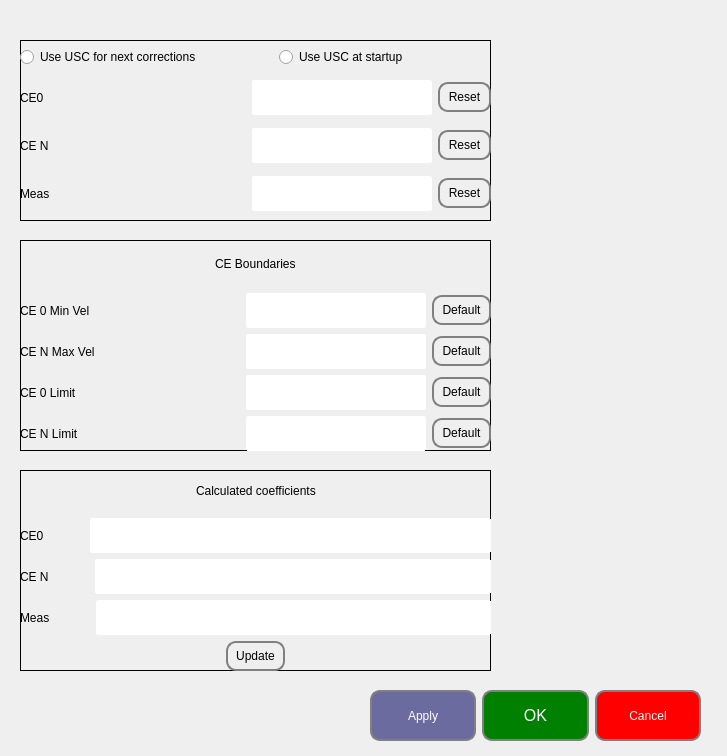
<?xml version="1.0" encoding="UTF-8"?>
<ui version="4.0">
 <class>CEsettingsForm</class>
 <widget class="QWidget" name="CEsettingsForm">
  <property name="geometry">
   <rect>
    <x>0</x>
    <y>0</y>
    <width>727</width>
    <height>756</height>
   </rect>
  </property>
  <property name="windowTitle">
   <string>Form</string>
  </property>
  <property name="styleSheet">
   <string notr="true">QLabel, QRadioButton{
font: 75 14pt &quot;MS Shell Dlg 2&quot;;
}
QComboBox, QLineEdit{
font: 75 12pt &quot;MS Shell Dlg 2&quot;;
border-radius:1px;
border: 2px solid;
border-color: white;
}
QPushButton, QToolButton{
font: 75 12pt &quot;MS Shell Dlg 2&quot;;
border: 2px solid gray;
padding: 0 8px;
border-radius:10px;
text-align: center;
}
QRadioButton{
font: 75 10pt &quot;MS Shell Dlg 2&quot;;
}
QTabWidget{
color: red;
}</string>
  </property>
  <widget class="QWidget" name="vWidget_2" native="true">
   <property name="geometry">
    <rect>
     <x>20</x>
     <y>40</y>
     <width>471</width>
     <height>181</height>
    </rect>
   </property>
   <property name="styleSheet">
    <string notr="true">#vWidget_2{
border: 1px solid;
}</string>
   </property>
   <layout class="QVBoxLayout" name="verticalLayout_4">
    <item>
     <layout class="QHBoxLayout" name="horizontalLayout_4">
      <item>
       <widget class="QRadioButton" name="radioButton_2">
        <property name="styleSheet">
         <string notr="true">
font: 75 12pt &quot;MS Shell Dlg 2&quot;;</string>
        </property>
        <property name="text">
         <string>Use USC for next corrections</string>
        </property>
       </widget>
      </item>
      <item>
       <spacer name="horizontalSpacer">
        <property name="orientation">
         <enum>Qt::Horizontal</enum>
        </property>
        <property name="sizeType">
         <enum>QSizePolicy::Fixed</enum>
        </property>
        <property name="sizeHint" stdset="0">
         <size>
          <width>40</width>
          <height>20</height>
         </size>
        </property>
       </spacer>
      </item>
      <item>
       <widget class="QRadioButton" name="radioButton">
        <property name="styleSheet">
         <string notr="true">
font: 75 12pt &quot;MS Shell Dlg 2&quot;;</string>
        </property>
        <property name="text">
         <string>Use USC at startup</string>
        </property>
       </widget>
      </item>
     </layout>
    </item>
    <item>
     <layout class="QHBoxLayout" name="horizontalLayout_13">
      <item>
       <widget class="QLabel" name="label_8">
        <property name="text">
         <string>CE0</string>
        </property>
       </widget>
      </item>
      <item>
       <spacer name="horizontalSpacer_12">
        <property name="orientation">
         <enum>Qt::Horizontal</enum>
        </property>
        <property name="sizeType">
         <enum>QSizePolicy::Expanding</enum>
        </property>
        <property name="sizeHint" stdset="0">
         <size>
          <width>40</width>
          <height>20</height>
         </size>
        </property>
       </spacer>
      </item>
      <item>
       <widget class="QLineEdit" name="lineEdit_11">
        <property name="sizePolicy">
         <sizepolicy hsizetype="Fixed" vsizetype="Fixed">
          <horstretch>0</horstretch>
          <verstretch>0</verstretch>
         </sizepolicy>
        </property>
        <property name="minimumSize">
         <size>
          <width>180</width>
          <height>35</height>
         </size>
        </property>
       </widget>
      </item>
      <item>
       <widget class="QPushButton" name="pushButton">
        <property name="minimumSize">
         <size>
          <width>0</width>
          <height>30</height>
         </size>
        </property>
        <property name="text">
         <string>Reset</string>
        </property>
       </widget>
      </item>
     </layout>
    </item>
    <item>
     <layout class="QHBoxLayout" name="horizontalLayout_14">
      <item>
       <widget class="QLabel" name="label_12">
        <property name="text">
         <string>CE N</string>
        </property>
       </widget>
      </item>
      <item>
       <spacer name="horizontalSpacer_13">
        <property name="orientation">
         <enum>Qt::Horizontal</enum>
        </property>
        <property name="sizeType">
         <enum>QSizePolicy::Expanding</enum>
        </property>
        <property name="sizeHint" stdset="0">
         <size>
          <width>40</width>
          <height>20</height>
         </size>
        </property>
       </spacer>
      </item>
      <item>
       <widget class="QLineEdit" name="lineEdit_12">
        <property name="sizePolicy">
         <sizepolicy hsizetype="Fixed" vsizetype="Fixed">
          <horstretch>0</horstretch>
          <verstretch>0</verstretch>
         </sizepolicy>
        </property>
        <property name="minimumSize">
         <size>
          <width>180</width>
          <height>35</height>
         </size>
        </property>
       </widget>
      </item>
      <item>
       <widget class="QPushButton" name="pushButton_3">
        <property name="minimumSize">
         <size>
          <width>0</width>
          <height>30</height>
         </size>
        </property>
        <property name="text">
         <string>Reset</string>
        </property>
       </widget>
      </item>
     </layout>
    </item>
    <item>
     <layout class="QHBoxLayout" name="horizontalLayout_15">
      <item>
       <widget class="QLabel" name="label_13">
        <property name="text">
         <string>Meas</string>
        </property>
       </widget>
      </item>
      <item>
       <spacer name="horizontalSpacer_14">
        <property name="orientation">
         <enum>Qt::Horizontal</enum>
        </property>
        <property name="sizeType">
         <enum>QSizePolicy::Expanding</enum>
        </property>
        <property name="sizeHint" stdset="0">
         <size>
          <width>40</width>
          <height>20</height>
         </size>
        </property>
       </spacer>
      </item>
      <item>
       <widget class="QLineEdit" name="lineEdit_13">
        <property name="sizePolicy">
         <sizepolicy hsizetype="Fixed" vsizetype="Fixed">
          <horstretch>0</horstretch>
          <verstretch>0</verstretch>
         </sizepolicy>
        </property>
        <property name="minimumSize">
         <size>
          <width>180</width>
          <height>35</height>
         </size>
        </property>
       </widget>
      </item>
      <item>
       <widget class="QPushButton" name="pushButton_4">
        <property name="minimumSize">
         <size>
          <width>0</width>
          <height>30</height>
         </size>
        </property>
        <property name="text">
         <string>Reset</string>
        </property>
       </widget>
      </item>
     </layout>
    </item>
   </layout>
  </widget>
  <widget class="QWidget" name="vWidget_3" native="true">
   <property name="geometry">
    <rect>
     <x>20</x>
     <y>470</y>
     <width>471</width>
     <height>201</height>
    </rect>
   </property>
   <property name="styleSheet">
    <string notr="true">#vWidget_3{
border: 1px solid;
}</string>
   </property>
   <layout class="QVBoxLayout" name="verticalLayout_5">
    <item>
     <layout class="QHBoxLayout" name="horizontalLayout_2">
      <item>
       <spacer name="horizontalSpacer_3">
        <property name="orientation">
         <enum>Qt::Horizontal</enum>
        </property>
        <property name="sizeHint" stdset="0">
         <size>
          <width>40</width>
          <height>20</height>
         </size>
        </property>
       </spacer>
      </item>
      <item>
       <widget class="QLabel" name="label_2">
        <property name="text">
         <string>Calculated coefficients</string>
        </property>
       </widget>
      </item>
      <item>
       <spacer name="horizontalSpacer_4">
        <property name="orientation">
         <enum>Qt::Horizontal</enum>
        </property>
        <property name="sizeHint" stdset="0">
         <size>
          <width>40</width>
          <height>20</height>
         </size>
        </property>
       </spacer>
      </item>
     </layout>
    </item>
    <item>
     <layout class="QHBoxLayout" name="horizontalLayout_16">
      <item>
       <widget class="QLabel" name="label_9">
        <property name="text">
         <string>CE0</string>
        </property>
       </widget>
      </item>
      <item>
       <spacer name="horizontalSpacer_15">
        <property name="orientation">
         <enum>Qt::Horizontal</enum>
        </property>
        <property name="sizeType">
         <enum>QSizePolicy::Fixed</enum>
        </property>
        <property name="sizeHint" stdset="0">
         <size>
          <width>40</width>
          <height>20</height>
         </size>
        </property>
       </spacer>
      </item>
      <item>
       <widget class="QLineEdit" name="lineEdit_14">
        <property name="sizePolicy">
         <sizepolicy hsizetype="Expanding" vsizetype="Fixed">
          <horstretch>0</horstretch>
          <verstretch>0</verstretch>
         </sizepolicy>
        </property>
        <property name="minimumSize">
         <size>
          <width>130</width>
          <height>35</height>
         </size>
        </property>
       </widget>
      </item>
     </layout>
    </item>
    <item>
     <layout class="QHBoxLayout" name="horizontalLayout_17">
      <item>
       <widget class="QLabel" name="label_14">
        <property name="text">
         <string>CE N</string>
        </property>
       </widget>
      </item>
      <item>
       <spacer name="horizontalSpacer_16">
        <property name="orientation">
         <enum>Qt::Horizontal</enum>
        </property>
        <property name="sizeType">
         <enum>QSizePolicy::Fixed</enum>
        </property>
        <property name="sizeHint" stdset="0">
         <size>
          <width>40</width>
          <height>20</height>
         </size>
        </property>
       </spacer>
      </item>
      <item>
       <widget class="QLineEdit" name="lineEdit_15">
        <property name="sizePolicy">
         <sizepolicy hsizetype="Expanding" vsizetype="Fixed">
          <horstretch>0</horstretch>
          <verstretch>0</verstretch>
         </sizepolicy>
        </property>
        <property name="minimumSize">
         <size>
          <width>130</width>
          <height>35</height>
         </size>
        </property>
       </widget>
      </item>
     </layout>
    </item>
    <item>
     <layout class="QHBoxLayout" name="horizontalLayout_18">
      <item>
       <widget class="QLabel" name="label_15">
        <property name="text">
         <string>Meas</string>
        </property>
       </widget>
      </item>
      <item>
       <spacer name="horizontalSpacer_17">
        <property name="orientation">
         <enum>Qt::Horizontal</enum>
        </property>
        <property name="sizeType">
         <enum>QSizePolicy::Fixed</enum>
        </property>
        <property name="sizeHint" stdset="0">
         <size>
          <width>40</width>
          <height>20</height>
         </size>
        </property>
       </spacer>
      </item>
      <item>
       <widget class="QLineEdit" name="lineEdit_16">
        <property name="sizePolicy">
         <sizepolicy hsizetype="Expanding" vsizetype="Fixed">
          <horstretch>0</horstretch>
          <verstretch>0</verstretch>
         </sizepolicy>
        </property>
        <property name="minimumSize">
         <size>
          <width>130</width>
          <height>35</height>
         </size>
        </property>
       </widget>
      </item>
     </layout>
    </item>
    <item>
     <layout class="QHBoxLayout" name="horizontalLayout">
      <item>
       <spacer name="horizontalSpacer_7">
        <property name="orientation">
         <enum>Qt::Horizontal</enum>
        </property>
        <property name="sizeHint" stdset="0">
         <size>
          <width>40</width>
          <height>20</height>
         </size>
        </property>
       </spacer>
      </item>
      <item>
       <widget class="QPushButton" name="pushButton_12">
        <property name="sizePolicy">
         <sizepolicy hsizetype="Fixed" vsizetype="Fixed">
          <horstretch>0</horstretch>
          <verstretch>0</verstretch>
         </sizepolicy>
        </property>
        <property name="minimumSize">
         <size>
          <width>0</width>
          <height>30</height>
         </size>
        </property>
        <property name="text">
         <string>Update</string>
        </property>
       </widget>
      </item>
      <item>
       <spacer name="horizontalSpacer_2">
        <property name="orientation">
         <enum>Qt::Horizontal</enum>
        </property>
        <property name="sizeHint" stdset="0">
         <size>
          <width>40</width>
          <height>20</height>
         </size>
        </property>
       </spacer>
      </item>
     </layout>
    </item>
   </layout>
  </widget>
  <widget class="QWidget" name="vWidget_4" native="true">
   <property name="geometry">
    <rect>
     <x>20</x>
     <y>240</y>
     <width>471</width>
     <height>211</height>
    </rect>
   </property>
   <property name="styleSheet">
    <string notr="true">#vWidget_4{
border: 1px solid;
}</string>
   </property>
   <layout class="QVBoxLayout" name="verticalLayout_6">
    <item>
     <layout class="QHBoxLayout" name="horizontalLayout_3">
      <item>
       <spacer name="horizontalSpacer_5">
        <property name="orientation">
         <enum>Qt::Horizontal</enum>
        </property>
        <property name="sizeHint" stdset="0">
         <size>
          <width>40</width>
          <height>20</height>
         </size>
        </property>
       </spacer>
      </item>
      <item>
       <widget class="QLabel" name="label_3">
        <property name="text">
         <string>CE Boundaries</string>
        </property>
       </widget>
      </item>
      <item>
       <spacer name="horizontalSpacer_6">
        <property name="orientation">
         <enum>Qt::Horizontal</enum>
        </property>
        <property name="sizeHint" stdset="0">
         <size>
          <width>40</width>
          <height>20</height>
         </size>
        </property>
       </spacer>
      </item>
     </layout>
    </item>
    <item>
     <layout class="QHBoxLayout" name="horizontalLayout_19">
      <item>
       <widget class="QLabel" name="label_10">
        <property name="text">
         <string>CE 0 Min Vel</string>
        </property>
       </widget>
      </item>
      <item>
       <spacer name="horizontalSpacer_18">
        <property name="orientation">
         <enum>Qt::Horizontal</enum>
        </property>
        <property name="sizeType">
         <enum>QSizePolicy::Expanding</enum>
        </property>
        <property name="sizeHint" stdset="0">
         <size>
          <width>40</width>
          <height>20</height>
         </size>
        </property>
       </spacer>
      </item>
      <item>
       <widget class="QLineEdit" name="lineEdit_17">
        <property name="sizePolicy">
         <sizepolicy hsizetype="Fixed" vsizetype="Fixed">
          <horstretch>0</horstretch>
          <verstretch>0</verstretch>
         </sizepolicy>
        </property>
        <property name="minimumSize">
         <size>
          <width>180</width>
          <height>35</height>
         </size>
        </property>
       </widget>
      </item>
      <item>
       <widget class="QPushButton" name="pushButton_6">
        <property name="sizePolicy">
         <sizepolicy hsizetype="Fixed" vsizetype="Fixed">
          <horstretch>0</horstretch>
          <verstretch>0</verstretch>
         </sizepolicy>
        </property>
        <property name="minimumSize">
         <size>
          <width>0</width>
          <height>30</height>
         </size>
        </property>
        <property name="text">
         <string>Default</string>
        </property>
       </widget>
      </item>
     </layout>
    </item>
    <item>
     <layout class="QHBoxLayout" name="horizontalLayout_20">
      <item>
       <widget class="QLabel" name="label_16">
        <property name="text">
         <string>CE N Max Vel</string>
        </property>
       </widget>
      </item>
      <item>
       <spacer name="horizontalSpacer_19">
        <property name="orientation">
         <enum>Qt::Horizontal</enum>
        </property>
        <property name="sizeType">
         <enum>QSizePolicy::Expanding</enum>
        </property>
        <property name="sizeHint" stdset="0">
         <size>
          <width>40</width>
          <height>20</height>
         </size>
        </property>
       </spacer>
      </item>
      <item>
       <widget class="QLineEdit" name="lineEdit_18">
        <property name="sizePolicy">
         <sizepolicy hsizetype="Fixed" vsizetype="Fixed">
          <horstretch>0</horstretch>
          <verstretch>0</verstretch>
         </sizepolicy>
        </property>
        <property name="minimumSize">
         <size>
          <width>180</width>
          <height>35</height>
         </size>
        </property>
       </widget>
      </item>
      <item>
       <widget class="QPushButton" name="pushButton_7">
        <property name="sizePolicy">
         <sizepolicy hsizetype="Fixed" vsizetype="Fixed">
          <horstretch>0</horstretch>
          <verstretch>0</verstretch>
         </sizepolicy>
        </property>
        <property name="minimumSize">
         <size>
          <width>0</width>
          <height>30</height>
         </size>
        </property>
        <property name="text">
         <string>Default</string>
        </property>
       </widget>
      </item>
     </layout>
    </item>
    <item>
     <layout class="QHBoxLayout" name="horizontalLayout_21">
      <item>
       <widget class="QLabel" name="label_17">
        <property name="text">
         <string>CE 0 Limit</string>
        </property>
       </widget>
      </item>
      <item>
       <spacer name="horizontalSpacer_20">
        <property name="orientation">
         <enum>Qt::Horizontal</enum>
        </property>
        <property name="sizeType">
         <enum>QSizePolicy::Expanding</enum>
        </property>
        <property name="sizeHint" stdset="0">
         <size>
          <width>60</width>
          <height>20</height>
         </size>
        </property>
       </spacer>
      </item>
      <item>
       <widget class="QLineEdit" name="lineEdit_19">
        <property name="sizePolicy">
         <sizepolicy hsizetype="Fixed" vsizetype="Fixed">
          <horstretch>0</horstretch>
          <verstretch>0</verstretch>
         </sizepolicy>
        </property>
        <property name="minimumSize">
         <size>
          <width>180</width>
          <height>35</height>
         </size>
        </property>
       </widget>
      </item>
      <item>
       <widget class="QPushButton" name="pushButton_8">
        <property name="sizePolicy">
         <sizepolicy hsizetype="Fixed" vsizetype="Fixed">
          <horstretch>0</horstretch>
          <verstretch>0</verstretch>
         </sizepolicy>
        </property>
        <property name="minimumSize">
         <size>
          <width>0</width>
          <height>30</height>
         </size>
        </property>
        <property name="text">
         <string>Default</string>
        </property>
       </widget>
      </item>
     </layout>
    </item>
    <item>
     <layout class="QHBoxLayout" name="horizontalLayout_22">
      <item>
       <widget class="QLabel" name="label_18">
        <property name="text">
         <string>CE N Limit</string>
        </property>
       </widget>
      </item>
      <item>
       <spacer name="horizontalSpacer_21">
        <property name="orientation">
         <enum>Qt::Horizontal</enum>
        </property>
        <property name="sizeType">
         <enum>QSizePolicy::Expanding</enum>
        </property>
        <property name="sizeHint" stdset="0">
         <size>
          <width>60</width>
          <height>20</height>
         </size>
        </property>
       </spacer>
      </item>
      <item>
       <widget class="QLineEdit" name="lineEdit_20">
        <property name="sizePolicy">
         <sizepolicy hsizetype="Fixed" vsizetype="Fixed">
          <horstretch>0</horstretch>
          <verstretch>0</verstretch>
         </sizepolicy>
        </property>
        <property name="minimumSize">
         <size>
          <width>180</width>
          <height>35</height>
         </size>
        </property>
       </widget>
      </item>
      <item>
       <widget class="QPushButton" name="pushButton_9">
        <property name="sizePolicy">
         <sizepolicy hsizetype="Fixed" vsizetype="Fixed">
          <horstretch>0</horstretch>
          <verstretch>0</verstretch>
         </sizepolicy>
        </property>
        <property name="minimumSize">
         <size>
          <width>0</width>
          <height>30</height>
         </size>
        </property>
        <property name="text">
         <string>Default</string>
        </property>
       </widget>
      </item>
     </layout>
    </item>
   </layout>
  </widget>
  <widget class="QWidget" name="ButtonForm" native="true">
   <property name="geometry">
    <rect>
     <x>20</x>
     <y>690</y>
     <width>681</width>
     <height>51</height>
    </rect>
   </property>
   <property name="styleSheet">
    <string notr="true">font: 75 12pt &quot;MS Shell Dlg 2&quot;;</string>
   </property>
   <layout class="QHBoxLayout" name="horizontalLayout_11">
    <item>
     <spacer name="horizontalSpacer_11">
      <property name="orientation">
       <enum>Qt::Horizontal</enum>
      </property>
      <property name="sizeType">
       <enum>QSizePolicy::Fixed</enum>
      </property>
      <property name="sizeHint" stdset="0">
       <size>
        <width>350</width>
        <height>0</height>
       </size>
      </property>
     </spacer>
    </item>
    <item>
     <widget class="QPushButton" name="pushButton_2">
      <property name="sizePolicy">
       <sizepolicy hsizetype="Expanding" vsizetype="Expanding">
        <horstretch>0</horstretch>
        <verstretch>0</verstretch>
       </sizepolicy>
      </property>
      <property name="styleSheet">
       <string notr="true">background: rgb(107, 107, 159);
color: white;</string>
      </property>
      <property name="text">
       <string>Apply</string>
      </property>
     </widget>
    </item>
    <item>
     <widget class="QPushButton" name="StartButton">
      <property name="sizePolicy">
       <sizepolicy hsizetype="Expanding" vsizetype="Expanding">
        <horstretch>0</horstretch>
        <verstretch>0</verstretch>
       </sizepolicy>
      </property>
      <property name="font">
       <font>
        <family>MS Shell Dlg 2</family>
        <pointsize>12</pointsize>
        <weight>9</weight>
        <italic>false</italic>
        <bold>false</bold>
        <kerning>true</kerning>
       </font>
      </property>
      <property name="styleSheet">
       <string notr="true">background:green;
color: white;</string>
      </property>
      <property name="text">
       <string>OK</string>
      </property>
     </widget>
    </item>
    <item>
     <widget class="QPushButton" name="pushButton_5">
      <property name="sizePolicy">
       <sizepolicy hsizetype="Expanding" vsizetype="Expanding">
        <horstretch>0</horstretch>
        <verstretch>0</verstretch>
       </sizepolicy>
      </property>
      <property name="styleSheet">
       <string notr="true">background:red;
color: white;</string>
      </property>
      <property name="text">
       <string>Cancel</string>
      </property>
     </widget>
    </item>
   </layout>
  </widget>
 </widget>
 <resources/>
 <connections/>
</ui>
